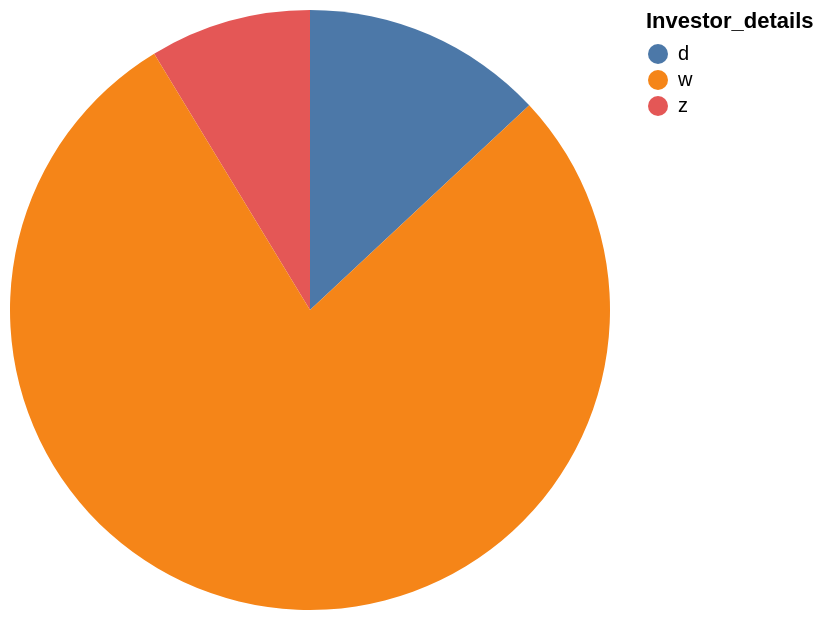

Describe this chart as a Vega-Lite specification.
### Vega-Lite specification from a JSON file in a GitHub repository (floating-point values rounded to 4 significant figures)
{"data": {"values": [{"x_data": "d", "y_data": 3}, {"x_data": "z", "y_data": 2}, {"x_data": "w", "y_data": 18}]}, "mark": "arc", "encoding": {"theta": {"field": "y_data", "type": "quantitative", "title": "investor_id"}, "color": {"field": "x_data", "type": "nominal", "title": "Investor_details"}}}
